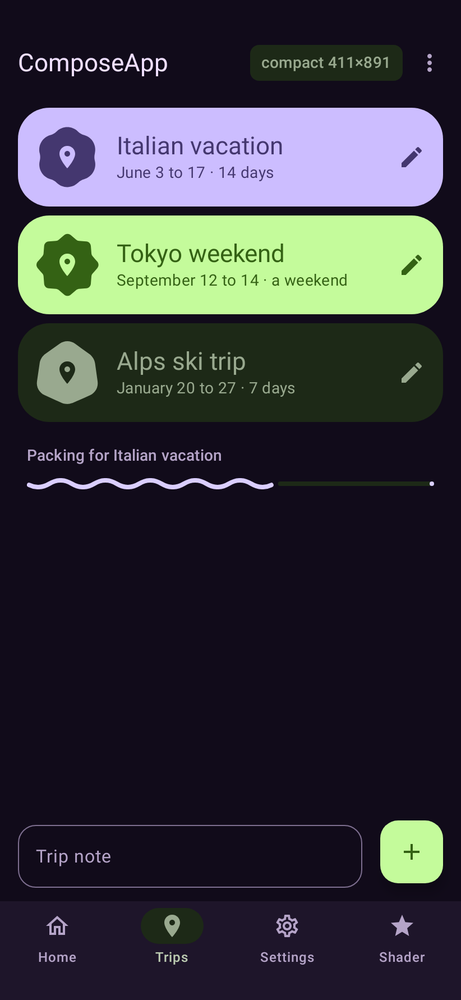
#> input picture website/assets/app-dark.png, 461 x 1000 px, shrunk from 822 x 1782 before the run
$ python vshift.py ../website/assets/app-dark.png ../website/assets/app-light.png 5
#> lines starting #> are read from the running program, lines starting #| are printed output that depends on the picture
#!/usr/bin/env python3
"""Finds the vertical shift that best aligns SIM.png onto EMU.png (ignoring the top 72 px). Usage: vshift.py EMU SIM [RANGE]"""
import sys
import numpy as np
from PIL import Image
a = np.asarray(Image.open(sys.argv[1]).convert("L"), dtype=np.float32)
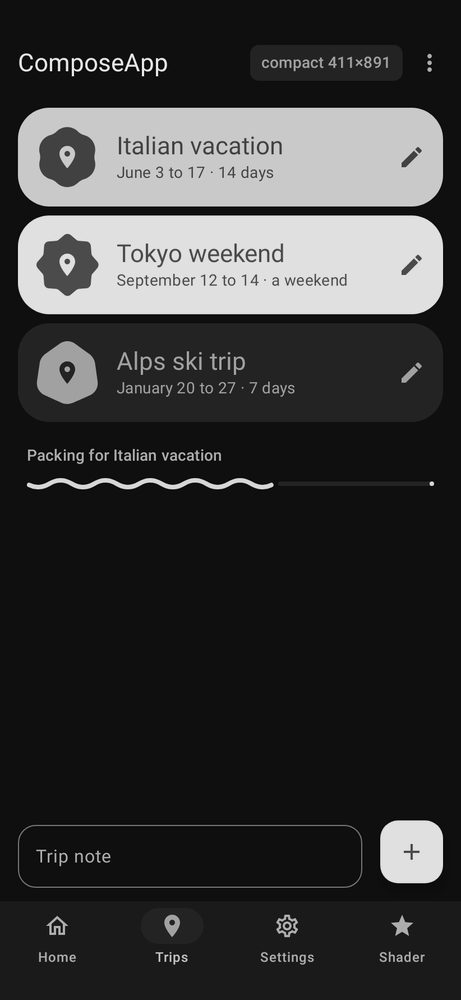
#> a: shape (1000, 461) float32; min 0, max 255, mean 55.8
b = np.asarray(Image.open(sys.argv[2]).convert("L"), dtype=np.float32)
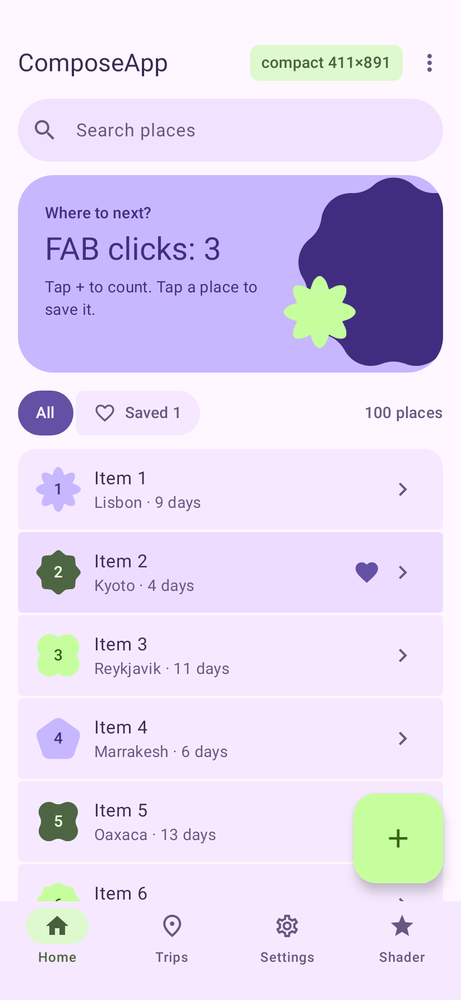
#> input picture website/assets/app-light.png, 461 x 1000 px, shrunk from 822 x 1782 before the run
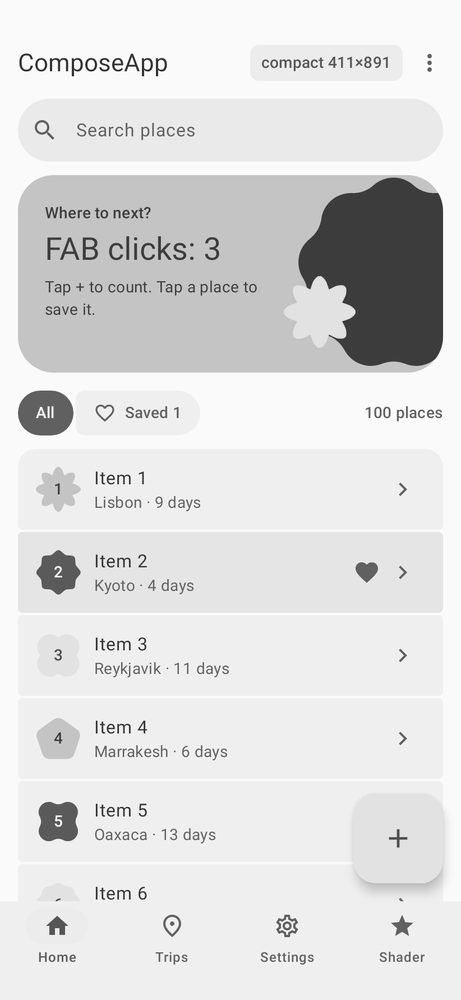
#> b: shape (1000, 461) float32; min 17, max 255, mean 221.9
best = None
rng = int(sys.argv[3]) if len(sys.argv) > 3 else 120
for s in range(-rng, rng + 1):
    if s >= 0:
        x, y = a[72 + s:], b[72:a.shape[0] - s]
    else:
        x, y = a[72:a.shape[0] + s], b[72 - s:]
    e = np.abs(x - y).mean()
    if best is None or e < best[1]:
        best = (s, e)
#> this loop made 11 passes
#> (e, best) on passes 1, 2, 3, 7, 8, 9, 10, 11: (177.1, (-5, 177.1)), (177.1, (-4, 177.1)), (177.1, (-3, 177.1)), (177, (1, 177)), (176.9, (2, 176.9)), (176.8, (3, 176.8)), (176.7, (4, 176.7)), (176.6, (5, 176.6))
#> e on passes 4 to 6: 177.1, 177.1, 177.2
#> pass 1, `x, y = a[72:a.shape[0] + s], b[72 - s:]`:
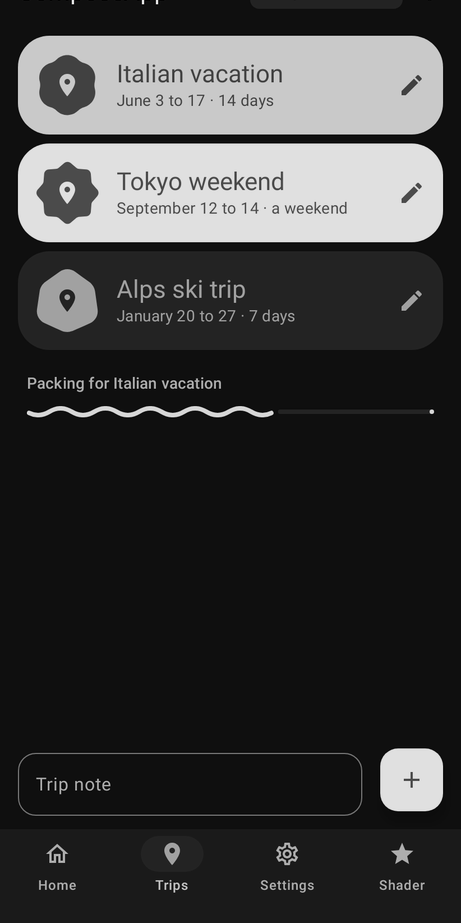
#> x: shape (923, 461) float32; min 0, max 251, mean 58.3
#> pass 1, `x, y = a[72:a.shape[0] + s], b[72 - s:]`:
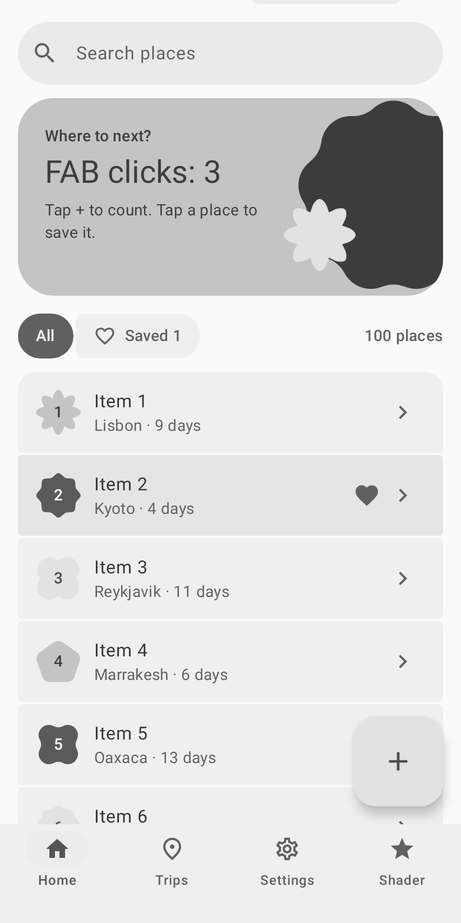
#> y: shape (923, 461) float32; min 19, max 255, mean 220.2
print(f"sim content is {best[0]} px higher than emulator; residual {best[1]:.2f}")
#| sim content is 5 px higher than emulator; residual 176.59
